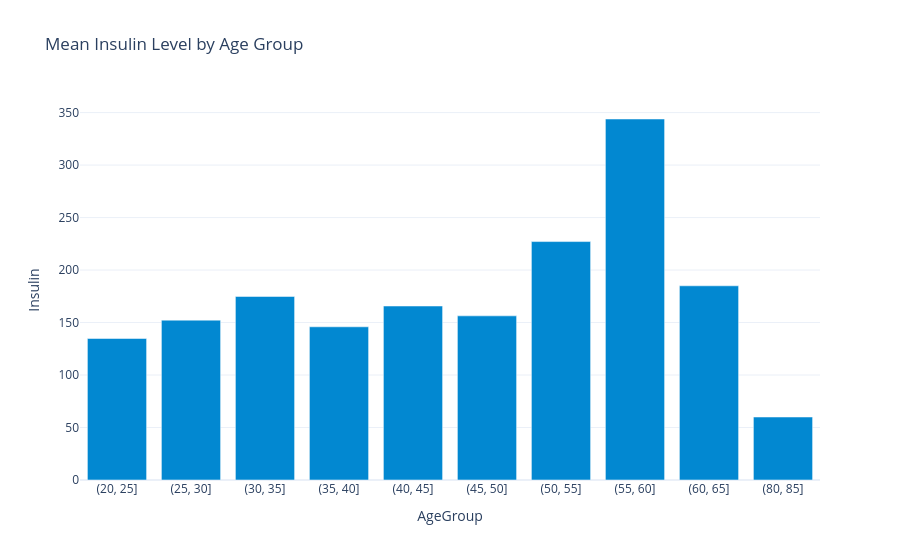

Source (notebook cell):
### Code cell
### Barplot: Mean Insulin Level by Age Group
valid_ins = df[df['Insulin'] > 0].copy()
valid_ins['AgeGroup'] = valid_ins['AgeGroup'].astype(str)
mean_ins_age = valid_ins.groupby('AgeGroup')['Insulin'].mean().reset_index()

fig = px.bar(
    mean_ins_age, x='AgeGroup', y='Insulin',
    title='Mean Insulin Level by Age Group',
    color_discrete_sequence=['#0288D1']
)
fig.show()

### Figure 1 — Plotly figure (JSON) as saved in the notebook; plotly's stock layout.template omitted (floating-point values rounded to 4 significant figures)
{"data": [{"hovertemplate": "AgeGroup=%{x}<br>Insulin=%{y}<extra></extra>", "legendgroup": "", "marker": {"color": "#0288D1", "pattern": {"shape": ""}}, "name": "", "orientation": "v", "showlegend": false, "textposition": "auto", "type": "bar", "x": ["(20, 25]", "(25, 30]", "(30, 35]", "(35, 40]", "(40, 45]", "(45, 50]", "(50, 55]", "(55, 60]", "(60, 65]", "(80, 85]"], "xaxis": "x", "y": [134.8, 152.3, 174.9, 145.9, 165.7, 156.4, 227.1, 343.9, 185.0, 60.0], "yaxis": "y"}], "layout": {"barmode": "relative", "legend": {"tracegroupgap": 0}, "title": {"text": "Mean Insulin Level by Age Group"}, "xaxis": {"anchor": "y", "domain": [0, 1], "title": {"text": "AgeGroup"}}, "yaxis": {"anchor": "x", "domain": [0, 1], "title": {"text": "Insulin"}}}}
